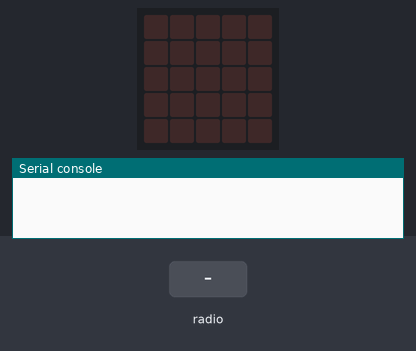
The program below on a simulated BBC micro:bit (MakeCode). Parts: the board's 5×5 LED display, the last lines printed to the serial console. The inputs (shaded band) are chosen by the test bench. No radio messages arrive unless stated (any console line starting 'radio sent:' is added by the test bench).

Above: at 1.2 s.
1.3 s: radio message "1" arrives
At 2.4 s:
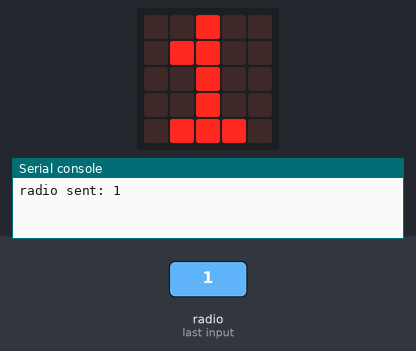
2.8 s: radio message "0" arrives
At 3.5 s:
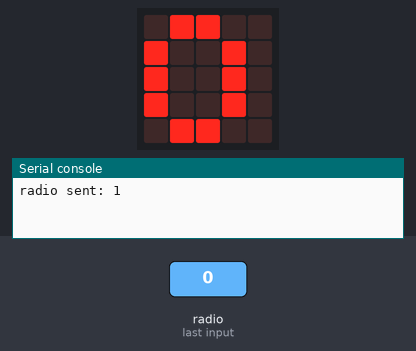
4.3 s: radio message "5" arrives
At 4.7 s:
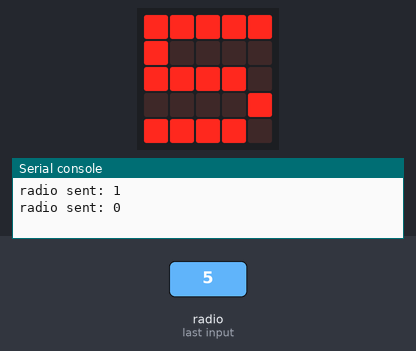
Timing chart, 0 to 7.3 s (numbered marks = the images above; inputs shaded):
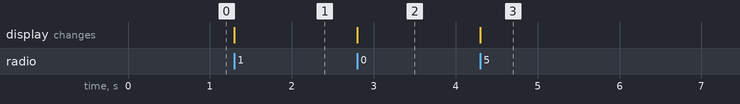

Measured:
- after the input at 1.3 s, the display: changes at once (image 1)
- after the input at 2.8 s, the display: changes at once (image 2)
- after the input at 4.3 s, the display: changes at once (image 3)

The program:

main.ts
```typescript
radio.onReceivedNumber(function (receivedNumber) {
    basic.showNumber(receivedNumber)
    radio.setGroup(設定 + 1)
    radio.sendNumber(receivedNumber)
})
// 第一和第二個人的廣播群族:1，後面依序2`3`4`5...
let 設定 = 0
設定 = 1
radio.setGroup(設定)
let 密碼 = 0
```

test.ts
```typescript
// 在這裡測試；當此封包作為擴充功能時，將不會編譯此內容。
```
